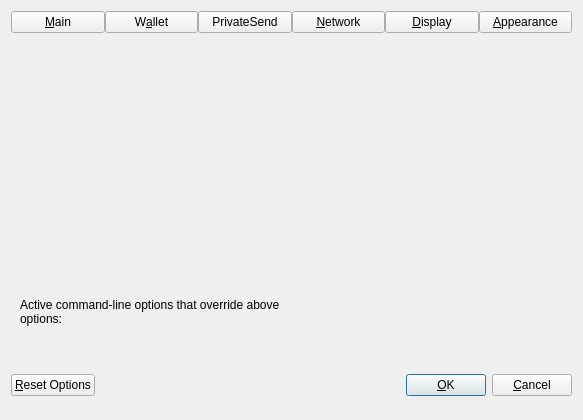
<?xml version="1.0" encoding="UTF-8"?>
<ui version="4.0">
 <class>OptionsDialog</class>
 <widget class="QDialog" name="OptionsDialog">
  <property name="geometry">
   <rect>
    <x>0</x>
    <y>0</y>
    <width>583</width>
    <height>420</height>
   </rect>
  </property>
  <property name="sizePolicy">
   <sizepolicy hsizetype="Fixed" vsizetype="Fixed">
    <horstretch>0</horstretch>
    <verstretch>0</verstretch>
   </sizepolicy>
  </property>
  <property name="windowTitle">
   <string>Options</string>
  </property>
  <property name="modal">
   <bool>true</bool>
  </property>
  <layout class="QVBoxLayout" name="verticalLayout">
   <item>
    <layout class="QHBoxLayout" name="horizontalLayout_Buttons_2">
     <property name="spacing">
      <number>0</number>
     </property>
     <property name="topMargin">
      <number>0</number>
     </property>
     <item>
      <widget class="QPushButton" name="btnMain">
       <property name="text">
        <string>&amp;Main</string>
       </property>
       <property name="checkable">
        <bool>true</bool>
       </property>
      </widget>
     </item>
     <item>
      <widget class="QPushButton" name="btnWallet">
       <property name="text">
        <string>W&amp;allet</string>
       </property>
       <property name="checkable">
        <bool>true</bool>
       </property>
      </widget>
     </item>
     <item>
      <widget class="QPushButton" name="btnPrivateSend">
       <property name="text">
        <string>PrivateSend</string>
       </property>
       <property name="checkable">
        <bool>true</bool>
       </property>
      </widget>
     </item>
     <item>
      <widget class="QPushButton" name="btnNetwork">
       <property name="text">
        <string>&amp;Network</string>
       </property>
       <property name="checkable">
        <bool>true</bool>
       </property>
      </widget>
     </item>
     <item>
      <widget class="QPushButton" name="btnDisplay">
       <property name="text">
        <string>&amp;Display</string>
       </property>
       <property name="checkable">
        <bool>true</bool>
       </property>
      </widget>
     </item>
     <item>
      <widget class="QPushButton" name="btnAppearance">
       <property name="text">
        <string>&amp;Appearance</string>
       </property>
       <property name="checkable">
        <bool>true</bool>
       </property>
      </widget>
     </item>
    </layout>
   </item>
   <item>
    <widget class="QStackedWidget" name="stackedWidgetOptions">
     <property name="minimumSize">
      <size>
       <width>0</width>
       <height>0</height>
      </size>
     </property>
     <property name="currentIndex">
      <number>5</number>
     </property>
     <widget class="QWidget" name="pageMain">
      <layout class="QVBoxLayout" name="verticalLayout_Main">
       <item>
        <widget class="QCheckBox" name="bitcoinAtStartup">
         <property name="toolTip">
          <string>Automatically start %1 after logging in to the system.</string>
         </property>
         <property name="text">
          <string>&amp;Start %1 on system login</string>
         </property>
        </widget>
       </item>
       <item>
        <widget class="QCheckBox" name="hideTrayIcon">
         <property name="toolTip">
          <string>Hide the icon from the system tray.</string>
         </property>
         <property name="text">
          <string>&amp;Hide tray icon</string>
         </property>
        </widget>
       </item>
       <item>
        <widget class="QCheckBox" name="minimizeToTray">
         <property name="toolTip">
          <string>Show only a tray icon after minimizing the window.</string>
         </property>
         <property name="text">
          <string>&amp;Minimize to the tray instead of the taskbar</string>
         </property>
        </widget>
       </item>
       <item>
        <widget class="QCheckBox" name="minimizeOnClose">
         <property name="toolTip">
          <string>Minimize instead of exit the application when the window is closed. When this option is enabled, the application will be closed only after selecting Exit in the menu.</string>
         </property>
         <property name="text">
          <string>M&amp;inimize on close</string>
         </property>
        </widget>
       </item>
       <item>
        <layout class="QHBoxLayout" name="horizontalLayout_2_Main">
         <item>
          <widget class="QLabel" name="databaseCacheLabel">
           <property name="text">
            <string>Size of &amp;database cache</string>
           </property>
           <property name="textFormat">
            <enum>Qt::PlainText</enum>
           </property>
           <property name="buddy">
            <cstring>databaseCache</cstring>
           </property>
          </widget>
         </item>
         <item>
          <widget class="QSpinBox" name="databaseCache"/>
         </item>
         <item>
          <widget class="QLabel" name="databaseCacheUnitLabel">
           <property name="text">
            <string>MB</string>
           </property>
           <property name="textFormat">
            <enum>Qt::PlainText</enum>
           </property>
          </widget>
         </item>
         <item>
          <spacer name="horizontalSpacer_2_Main">
           <property name="orientation">
            <enum>Qt::Horizontal</enum>
           </property>
           <property name="sizeHint" stdset="0">
            <size>
             <width>40</width>
             <height>20</height>
            </size>
           </property>
          </spacer>
         </item>
        </layout>
       </item>
       <item>
        <layout class="QHBoxLayout" name="horizontalLayout_3_Main">
         <item>
          <widget class="QLabel" name="threadsScriptVerifLabel">
           <property name="text">
            <string>Number of script &amp;verification threads</string>
           </property>
           <property name="textFormat">
            <enum>Qt::PlainText</enum>
           </property>
           <property name="buddy">
            <cstring>threadsScriptVerif</cstring>
           </property>
          </widget>
         </item>
         <item>
          <widget class="QSpinBox" name="threadsScriptVerif">
           <property name="toolTip">
            <string>(0 = auto, &lt;0 = leave that many cores free)</string>
           </property>
          </widget>
         </item>
         <item>
          <spacer name="horizontalSpacer_3_Main">
           <property name="orientation">
            <enum>Qt::Horizontal</enum>
           </property>
           <property name="sizeHint" stdset="0">
            <size>
             <width>40</width>
             <height>20</height>
            </size>
           </property>
          </spacer>
         </item>
        </layout>
       </item>
       <item>
        <spacer name="verticalSpacer_Main">
         <property name="orientation">
          <enum>Qt::Vertical</enum>
         </property>
         <property name="sizeHint" stdset="0">
          <size>
           <width>20</width>
           <height>40</height>
          </size>
         </property>
        </spacer>
       </item>
      </layout>
     </widget>
     <widget class="QWidget" name="pageWallet">
      <layout class="QVBoxLayout" name="verticalLayout_Wallet">
       <item>
         <layout class="QVBoxLayout" name="verticalLayout_2">
          <item>
           <widget class="QCheckBox" name="coinControlFeatures">
            <property name="toolTip">
             <string>Whether to show coin control features or not.</string>
            </property>
            <property name="text">
             <string>Enable coin &amp;control features</string>
            </property>
           </widget>
          </item>
          <item>
           <widget class="QCheckBox" name="showMasternodesTab">
            <property name="toolTip">
             <string>Show additional tab listing all your masternodes in first sub-tab&lt;br/&gt;and all masternodes on the network in second sub-tab.</string>
            </property>
            <property name="text">
             <string>Show Masternodes Tab</string>
            </property>
           </widget>
          </item>
          <item>
           <widget class="QCheckBox" name="spendZeroConfChange">
            <property name="toolTip">
             <string>If you disable the spending of unconfirmed change, the change from a transaction&lt;br/&gt;cannot be used until that transaction has at least one confirmation.&lt;br/&gt;This also affects how your balance is computed.</string>
            </property>
            <property name="text">
             <string>&amp;Spend unconfirmed change</string>
            </property>
           </widget>
          </item>
          <item>
           <widget class="QCheckBox" name="privateSendEnabled">
            <property name="toolTip">
             <string>Show mixing interface on Overview screen and reveal PrivateSend screen which allows to spend fully mixed coins only.&lt;br/&gt;A new tab with more settings will also appear in this dialog, please make sure to check them before mixing your coins.</string>
            </property>
            <property name="text">
             <string>Enable PrivateSend features</string>
            </property>
           </widget>
          </item>
         </layout>
       </item>
       <item>
        <spacer name="verticalSpacer_Wallet">
         <property name="orientation">
          <enum>Qt::Vertical</enum>
         </property>
         <property name="sizeHint" stdset="0">
          <size>
           <width>20</width>
           <height>40</height>
          </size>
         </property>
        </spacer>
       </item>
      </layout>
     </widget>
     <widget class="QWidget" name="pagePrivateSend">
      <layout class="QVBoxLayout" name="verticalLayout_4">
       <item>
        <widget class="QCheckBox" name="showAdvancedPSUI">
         <property name="toolTip">
          <string>Show additional information and buttons for PrivateSend on overview screen.</string>
         </property>
         <property name="text">
          <string>Enable advanced PrivateSend interface</string>
         </property>
        </widget>
       </item>
       <item>
        <widget class="QCheckBox" name="showPrivateSendPopups">
         <property name="toolTip">
          <string>Show system popups for PrivateSend mixing transactions&lt;br/&gt;just like for all other transaction types.</string>
         </property>
         <property name="text">
          <string>Show popups for PrivateSend transactions</string>
         </property>
        </widget>
       </item>
       <item>
        <widget class="QCheckBox" name="lowKeysWarning">
         <property name="toolTip">
          <string>Show warning dialog when PrivateSend detects that wallet has very low number of keys left.</string>
         </property>
         <property name="text">
          <string>Warn if PrivateSend is running out of keys</string>
         </property>
        </widget>
       </item>
       <item>
        <widget class="QCheckBox" name="privateSendMultiSession">
         <property name="toolTip">
          <string>Whether to use experimental PrivateSend mode with multiple mixing sessions per block.&lt;br/&gt;Note: You must use this feature carefully.&lt;br/&gt;Make sure you always have recent wallet (auto)backup in a safe place!</string>
         </property>
         <property name="text">
          <string>Enable PrivateSend &amp;multi-session</string>
         </property>
        </widget>
       </item>
       <item>
        <layout class="QHBoxLayout" name="horizontalLayout_4_Wallet">
         <item>
          <widget class="QLabel" name="lblPrivateSendRoundsText">
           <property name="toolTip">
            <string>This setting determines the amount of individual masternodes that an input will be mixed through.&lt;br/&gt;More rounds of mixing gives a higher degree of privacy, but also costs more in fees.</string>
           </property>
           <property name="text">
            <string>PrivateSend rounds to use</string>
           </property>
          </widget>
         </item>
         <item>
          <widget class="QSpinBox" name="privateSendRounds">
           <property name="minimum">
            <number>2</number>
           </property>
           <property name="maximum">
            <number>16</number>
           </property>
           <property name="value">
            <number>4</number>
           </property>
          </widget>
         </item>
        </layout>
       </item>
       <item>
        <layout class="QHBoxLayout" name="horizontalLayout">
         <item>
          <widget class="QLabel" name="lblPrivateSendAmountText">
           <property name="toolTip">
            <string>This amount acts as a threshold to turn off PrivateSend once it's reached.</string>
           </property>
           <property name="statusTip">
            <string notr="true"/>
           </property>
           <property name="whatsThis">
            <string notr="true"/>
           </property>
           <property name="accessibleName">
            <string notr="true"/>
           </property>
           <property name="accessibleDescription">
            <string notr="true"/>
           </property>
           <property name="text">
            <string>Target PrivateSend balance</string>
           </property>
          </widget>
         </item>
         <item>
          <widget class="QSpinBox" name="privateSendAmount">
           <property name="minimum">
            <number>2</number>
           </property>
           <property name="maximum">
            <number>2000</number>
           </property>
           <property name="singleStep">
            <number>10</number>
           </property>
           <property name="value">
            <number>1000</number>
           </property>
          </widget>
         </item>
        </layout>
       </item>
       <item>
        <spacer name="verticalSpacerPS">
         <property name="orientation">
          <enum>Qt::Vertical</enum>
         </property>
         <property name="sizeHint" stdset="0">
          <size>
           <width>20</width>
           <height>40</height>
          </size>
         </property>
        </spacer>
       </item>
      </layout>
     </widget>
     <widget class="QWidget" name="pageNetwork">
      <layout class="QVBoxLayout" name="verticalLayout_Network">
       <item>
        <widget class="QCheckBox" name="mapPortUpnp">
         <property name="toolTip">
          <string>Automatically open the SolD Core client port on the router. This only works when your router supports UPnP and it is enabled.</string>
         </property>
         <property name="text">
          <string>Map port using &amp;UPnP</string>
         </property>
        </widget>
       </item>
       <item>
        <widget class="QCheckBox" name="allowIncoming">
         <property name="toolTip">
          <string>Accept connections from outside.</string>
         </property>
         <property name="text">
          <string>Allow incomin&amp;g connections</string>
         </property>
        </widget>
       </item>
       <item>
        <widget class="QCheckBox" name="connectSocks">
         <property name="toolTip">
          <string>Connect to the SolD network through a SOCKS5 proxy.</string>
         </property>
         <property name="text">
          <string>&amp;Connect through SOCKS5 proxy (default proxy):</string>
         </property>
        </widget>
       </item>
       <item>
        <layout class="QHBoxLayout" name="horizontalLayout_1_Network">
         <item>
          <widget class="QLabel" name="proxyIpLabel">
           <property name="text">
            <string>Proxy &amp;IP:</string>
           </property>
           <property name="textFormat">
            <enum>Qt::PlainText</enum>
           </property>
           <property name="buddy">
            <cstring>proxyIp</cstring>
           </property>
          </widget>
         </item>
         <item>
          <widget class="QValidatedLineEdit" name="proxyIp">
           <property name="minimumSize">
            <size>
             <width>140</width>
             <height>0</height>
            </size>
           </property>
           <property name="maximumSize">
            <size>
             <width>140</width>
             <height>16777215</height>
            </size>
           </property>
           <property name="toolTip">
            <string>IP address of the proxy (e.g. IPv4: 127.0.0.1 / IPv6: ::1)</string>
           </property>
          </widget>
         </item>
         <item>
          <widget class="QLabel" name="proxyPortLabel">
           <property name="text">
            <string>&amp;Port:</string>
           </property>
           <property name="textFormat">
            <enum>Qt::PlainText</enum>
           </property>
           <property name="buddy">
            <cstring>proxyPort</cstring>
           </property>
          </widget>
         </item>
         <item>
          <widget class="QLineEdit" name="proxyPort">
           <property name="minimumSize">
            <size>
             <width>60</width>
             <height>0</height>
            </size>
           </property>
           <property name="maximumSize">
            <size>
             <width>60</width>
             <height>16777215</height>
            </size>
           </property>
           <property name="toolTip">
            <string>Port of the proxy (e.g. 9050)</string>
           </property>
          </widget>
         </item>
         <item>
          <spacer name="horizontalSpacer_1_Network">
           <property name="orientation">
            <enum>Qt::Horizontal</enum>
           </property>
           <property name="sizeHint" stdset="0">
            <size>
             <width>40</width>
             <height>20</height>
            </size>
           </property>
          </spacer>
         </item>
        </layout>
       </item>
       <item>
        <layout class="QHBoxLayout" name="horizontalLayout_2_Network">
         <item>
          <widget class="QLabel" name="proxyActiveNets">
           <property name="text">
            <string>Used for reaching peers via:</string>
           </property>
           <property name="textFormat">
            <enum>Qt::PlainText</enum>
           </property>
          </widget>
         </item>
         <item>
          <widget class="QCheckBox" name="proxyReachIPv4">
           <property name="enabled">
            <bool>false</bool>
           </property>
           <property name="toolTip">
            <string>Shows if the supplied default SOCKS5 proxy is used to reach peers via this network type.</string>
           </property>
           <property name="text">
            <string>IPv4</string>
           </property>
          </widget>
         </item>
         <item>
          <widget class="QCheckBox" name="proxyReachIPv6">
           <property name="enabled">
            <bool>false</bool>
           </property>
           <property name="toolTip">
            <string>Shows if the supplied default SOCKS5 proxy is used to reach peers via this network type.</string>
           </property>
           <property name="text">
            <string>IPv6</string>
           </property>
          </widget>
         </item>
         <item>
          <widget class="QCheckBox" name="proxyReachTor">
           <property name="enabled">
            <bool>false</bool>
           </property>
           <property name="toolTip">
            <string>Shows if the supplied default SOCKS5 proxy is used to reach peers via this network type.</string>
           </property>
           <property name="text">
            <string>Tor</string>
           </property>
          </widget>
         </item>
         <item>
          <spacer name="horizontalSpacer_2_Network">
           <property name="orientation">
            <enum>Qt::Horizontal</enum>
           </property>
           <property name="sizeHint" stdset="0">
            <size>
             <width>40</width>
             <height>20</height>
            </size>
           </property>
          </spacer>
         </item>
        </layout>
       </item>
       <item>
        <widget class="QCheckBox" name="connectSocksTor">
         <property name="toolTip">
          <string>Connect to the SolD network through a separate SOCKS5 proxy for Tor hidden services.</string>
         </property>
         <property name="text">
          <string>Use separate SOCKS&amp;5 proxy to reach peers via Tor hidden services:</string>
         </property>
        </widget>
       </item>
       <item>
        <layout class="QHBoxLayout" name="horizontalLayout_3_Network">
         <item>
          <widget class="QLabel" name="proxyIpTorLabel">
           <property name="text">
            <string>Proxy &amp;IP:</string>
           </property>
           <property name="textFormat">
            <enum>Qt::PlainText</enum>
           </property>
           <property name="buddy">
            <cstring>proxyIpTor</cstring>
           </property>
          </widget>
         </item>
         <item>
          <widget class="QValidatedLineEdit" name="proxyIpTor">
           <property name="minimumSize">
            <size>
             <width>140</width>
             <height>0</height>
            </size>
           </property>
           <property name="maximumSize">
            <size>
             <width>140</width>
             <height>16777215</height>
            </size>
           </property>
           <property name="toolTip">
            <string>IP address of the proxy (e.g. IPv4: 127.0.0.1 / IPv6: ::1)</string>
           </property>
          </widget>
         </item>
         <item>
          <widget class="QLabel" name="proxyPortTorLabel">
           <property name="text">
            <string>&amp;Port:</string>
           </property>
           <property name="textFormat">
            <enum>Qt::PlainText</enum>
           </property>
           <property name="buddy">
            <cstring>proxyPortTor</cstring>
           </property>
          </widget>
         </item>
         <item>
          <widget class="QLineEdit" name="proxyPortTor">
           <property name="minimumSize">
            <size>
             <width>60</width>
             <height>0</height>
            </size>
           </property>
           <property name="maximumSize">
            <size>
             <width>60</width>
             <height>16777215</height>
            </size>
           </property>
           <property name="toolTip">
            <string>Port of the proxy (e.g. 9050)</string>
           </property>
          </widget>
         </item>
         <item>
          <spacer name="horizontalSpacer_4_Network">
           <property name="orientation">
            <enum>Qt::Horizontal</enum>
           </property>
           <property name="sizeHint" stdset="0">
            <size>
             <width>40</width>
             <height>20</height>
            </size>
           </property>
          </spacer>
         </item>
        </layout>
       </item>
       <item>
        <spacer name="verticalSpacer_Network">
         <property name="orientation">
          <enum>Qt::Vertical</enum>
         </property>
         <property name="sizeHint" stdset="0">
          <size>
           <width>20</width>
           <height>40</height>
          </size>
         </property>
        </spacer>
       </item>
      </layout>
     </widget>
     <widget class="QWidget" name="pageDisplay">
      <layout class="QVBoxLayout" name="verticalLayout_Display">
       <item>
        <layout class="QHBoxLayout" name="horizontalLayout_1_Display">
         <item>
          <widget class="QLabel" name="langLabel">
           <property name="text">
            <string>User Interface &amp;language:</string>
           </property>
           <property name="textFormat">
            <enum>Qt::PlainText</enum>
           </property>
           <property name="buddy">
            <cstring>lang</cstring>
           </property>
          </widget>
         </item>
         <item>
          <widget class="QValueComboBox" name="lang">
           <property name="toolTip">
            <string>The user interface language can be set here. This setting will take effect after restarting %1.</string>
           </property>
          </widget>
         </item>
        </layout>
       </item>
       <item>
        <widget class="QLabel" name="label_3">
         <property name="toolTip">
          <string notr="true"/>
         </property>
         <property name="statusTip">
          <string notr="true"/>
         </property>
         <property name="whatsThis">
          <string notr="true"/>
         </property>
         <property name="accessibleName">
          <string notr="true"/>
         </property>
         <property name="text">
          <string>Language missing or translation incomplete? Help contributing translations here:
https://www.transifex.com/projects/p/sold/</string>
         </property>
         <property name="wordWrap">
          <bool>true</bool>
         </property>
         <property name="openExternalLinks">
          <bool>true</bool>
         </property>
         <property name="textInteractionFlags">
          <set>Qt::TextBrowserInteraction</set>
         </property>
        </widget>
       </item>
       <item>
        <widget class="Line" name="line">
         <property name="orientation">
          <enum>Qt::Horizontal</enum>
         </property>
        </widget>
       </item>
       <item>
        <layout class="QHBoxLayout" name="horizontalLayout_2_Display">
         <item>
          <widget class="QLabel" name="unitLabel">
           <property name="text">
            <string>&amp;Unit to show amounts in:</string>
           </property>
           <property name="textFormat">
            <enum>Qt::PlainText</enum>
           </property>
           <property name="buddy">
            <cstring>unit</cstring>
           </property>
          </widget>
         </item>
         <item>
          <widget class="QValueComboBox" name="unit">
           <property name="toolTip">
            <string>Choose the default subdivision unit to show in the interface and when sending coins.</string>
           </property>
          </widget>
         </item>
        </layout>
       </item>
       <item>
        <layout class="QHBoxLayout" name="horizontalLayout_5_Display">
         <item>
          <widget class="QLabel" name="digitsLabel">
           <property name="text">
            <string>Decimal digits</string>
           </property>
          </widget>
         </item>
         <item>
          <widget class="QValueComboBox" name="digits"/>
         </item>
        </layout>
       </item>
       <item>
        <layout class="QHBoxLayout" name="horizontalLayout_3_Display">
         <item>
          <widget class="QLabel" name="thirdPartyTxUrlsLabel">
           <property name="toolTip">
            <string>Third party URLs (e.g. a block explorer) that appear in the transactions tab as context menu items.&lt;br/&gt;%s in the URL is replaced by transaction hash. Multiple URLs are separated by vertical bar |.</string>
           </property>
           <property name="text">
            <string>&amp;Third party transaction URLs</string>
           </property>
           <property name="buddy">
            <cstring>thirdPartyTxUrls</cstring>
           </property>
          </widget>
         </item>
         <item>
          <widget class="QLineEdit" name="thirdPartyTxUrls">
           <property name="toolTip">
            <string>Third party URLs (e.g. a block explorer) that appear in the transactions tab as context menu items.&lt;br/&gt;%s in the URL is replaced by transaction hash. Multiple URLs are separated by vertical bar |.</string>
           </property>
          </widget>
         </item>
        </layout>
       </item>
       <item>
        <spacer name="verticalSpacer">
         <property name="orientation">
          <enum>Qt::Vertical</enum>
         </property>
         <property name="sizeHint" stdset="0">
          <size>
           <width>20</width>
           <height>40</height>
          </size>
         </property>
        </spacer>
       </item>
      </layout>
     </widget>
     <widget class="QWidget" name="pageAppearance">
      <layout class="QVBoxLayout" name="verticalLayout_3">
       <item>
        <widget class="QWidget" name="widgetAppearance" native="true"/>
       </item>
       <item>
        <spacer name="verticalSpacer_2">
         <property name="orientation">
          <enum>Qt::Vertical</enum>
         </property>
         <property name="sizeHint" stdset="0">
          <size>
           <width>20</width>
           <height>40</height>
          </size>
         </property>
        </spacer>
       </item>
      </layout>
     </widget>
    </widget>
   </item>
   <item>
    <widget class="QFrame" name="frame">
     <layout class="QVBoxLayout" name="verticalLayout_Bottom">
      <item>
       <layout class="QHBoxLayout" name="horizontalLayout_Bottom">
        <item>
         <widget class="QLabel" name="overriddenByCommandLineInfoLabel">
          <property name="text">
           <string>Active command-line options that override above options:</string>
          </property>
          <property name="textFormat">
           <enum>Qt::PlainText</enum>
          </property>
          <property name="wordWrap">
           <bool>true</bool>
          </property>
         </widget>
        </item>
        <item>
         <spacer name="horizontalSpacer_Bottom">
          <property name="orientation">
           <enum>Qt::Horizontal</enum>
          </property>
          <property name="sizeHint" stdset="0">
           <size>
            <width>40</width>
            <height>20</height>
           </size>
          </property>
         </spacer>
        </item>
       </layout>
      </item>
      <item>
       <widget class="QLabel" name="overriddenByCommandLineLabel">
        <property name="text">
         <string/>
        </property>
        <property name="textFormat">
         <enum>Qt::PlainText</enum>
        </property>
        <property name="wordWrap">
         <bool>true</bool>
        </property>
       </widget>
      </item>
     </layout>
    </widget>
   </item>
   <item>
    <layout class="QHBoxLayout" name="horizontalLayout_Buttons">
     <item>
      <widget class="QPushButton" name="resetButton">
       <property name="toolTip">
        <string>Reset all client options to default.</string>
       </property>
       <property name="text">
        <string>&amp;Reset Options</string>
       </property>
       <property name="autoDefault">
        <bool>false</bool>
       </property>
      </widget>
     </item>
     <item>
      <spacer name="horizontalSpacer_1">
       <property name="orientation">
        <enum>Qt::Horizontal</enum>
       </property>
       <property name="sizeHint" stdset="0">
        <size>
         <width>40</width>
         <height>48</height>
        </size>
       </property>
      </spacer>
     </item>
     <item>
      <widget class="QLabel" name="statusLabel">
       <property name="minimumSize">
        <size>
         <width>200</width>
         <height>0</height>
        </size>
       </property>
       <property name="text">
        <string/>
       </property>
       <property name="textFormat">
        <enum>Qt::PlainText</enum>
       </property>
       <property name="wordWrap">
        <bool>true</bool>
       </property>
      </widget>
     </item>
     <item>
      <spacer name="horizontalSpacer_2">
       <property name="orientation">
        <enum>Qt::Horizontal</enum>
       </property>
       <property name="sizeHint" stdset="0">
        <size>
         <width>40</width>
         <height>48</height>
        </size>
       </property>
      </spacer>
     </item>
     <item>
      <widget class="QPushButton" name="okButton">
       <property name="text">
        <string>&amp;OK</string>
       </property>
       <property name="autoDefault">
        <bool>false</bool>
       </property>
       <property name="default">
        <bool>true</bool>
       </property>
      </widget>
     </item>
     <item>
      <widget class="QPushButton" name="cancelButton">
       <property name="text">
        <string>&amp;Cancel</string>
       </property>
       <property name="autoDefault">
        <bool>false</bool>
       </property>
      </widget>
     </item>
    </layout>
   </item>
  </layout>
 </widget>
 <customwidgets>
  <customwidget>
   <class>QValidatedLineEdit</class>
   <extends>QLineEdit</extends>
   <header>qt/qvalidatedlineedit.h</header>
  </customwidget>
  <customwidget>
   <class>QValueComboBox</class>
   <extends>QComboBox</extends>
   <header>qt/qvaluecombobox.h</header>
  </customwidget>
 </customwidgets>
 <resources/>
 <connections/>
</ui>
